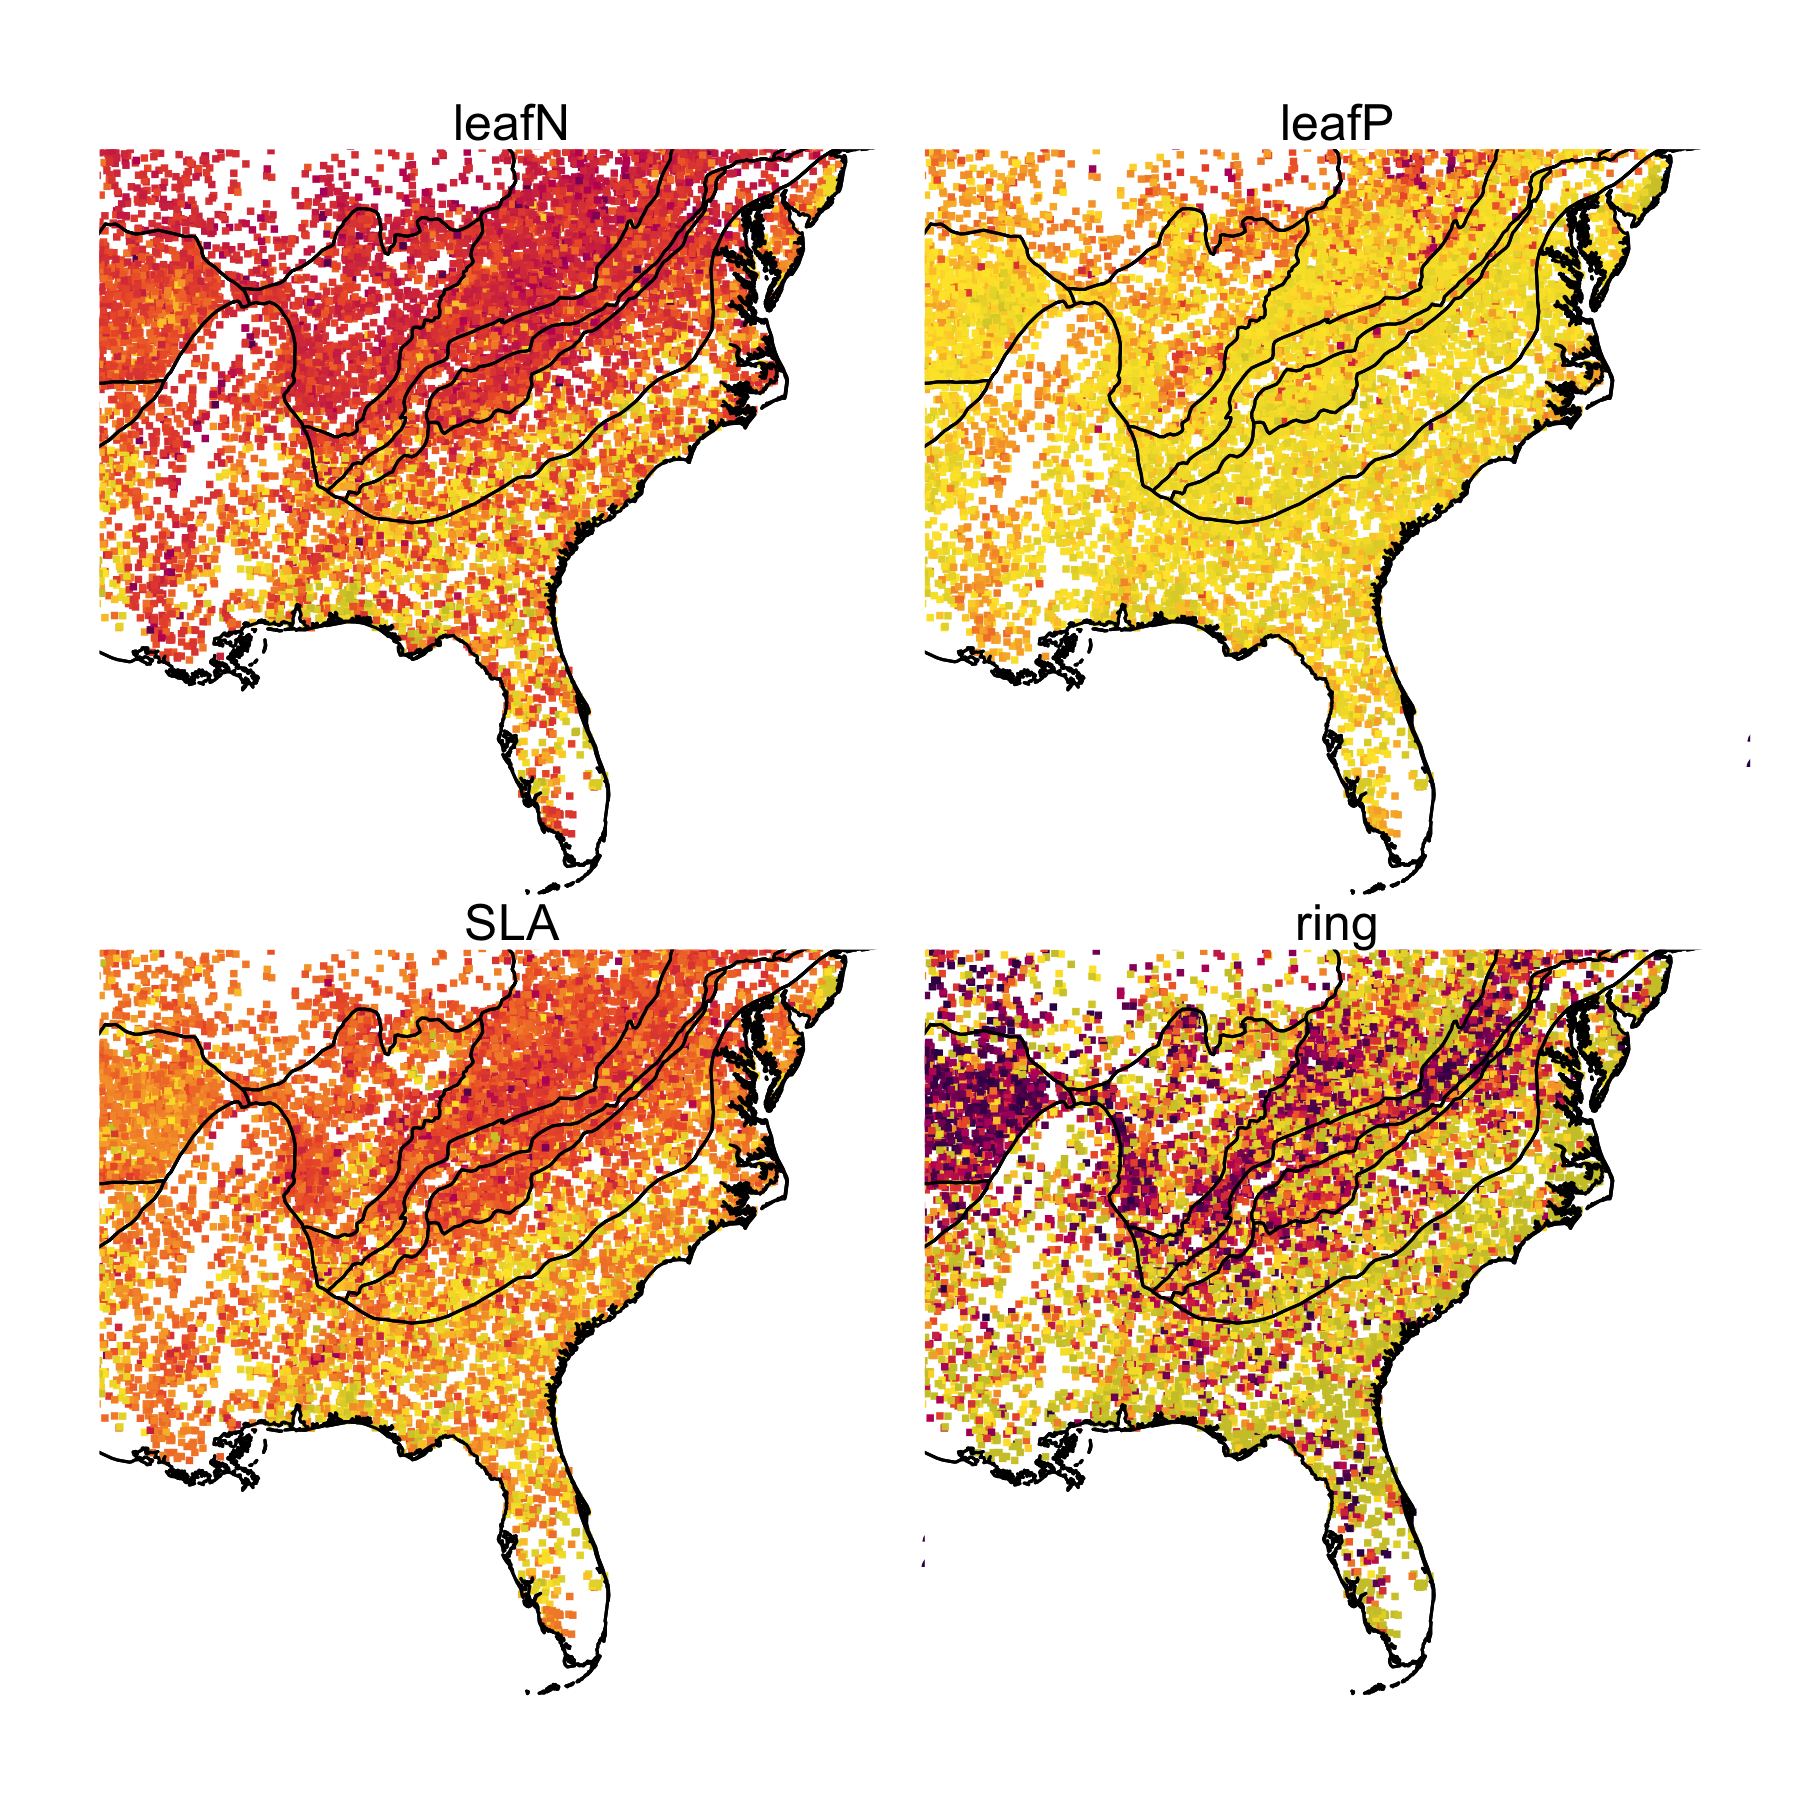

The script that saved this image:
library(gjam)

load('data/forestTraits.RData')
traitTypes <- forestTraits$traitTypes

x <- read.csv('~/Projects/traitsModel/data/post/plotByX.csv')
y <- read.csv('~/Projects/traitsModel/data/post/plotByW.csv')
ww <- match(colnames(y), rownames(forestTraits$specByTrait))
plotByTree <- y[,!is.na(ww)]
ww <- match(colnames(plotByTree), rownames(forestTraits$specByTrait))
specByTrait <- forestTraits$specByTrait[ww,]

dim(specByTrait)

tmp <- gjamSpec2Trait(pbys = plotByTree, 
                      sbyt = specByTrait, 
                      tTypes = traitTypes)

dim(tmp$plotByCWM)


source('~/Projects/procVisData/geoSpatial.R')
source('~/Projects/procVisData/colorProc.R')
source('~/Projects/procVisData/colorSet.R')

png('figures/transFluxFig.HydroTraits.png', res=300, units = 'in', height = 6, width = 6)
par(oma=c(2,2,2,1), mfrow=c(2,2), mar=c(0,0,1,0))
for(traits in c('leafN','leafP','SLA','ring')){
  # plot(NA, xlim=c(-90,-75), ylim=c(25,40), xlab='',ylab='', bty='n', axes=F)
  plot(physio, xlim=c(-90,-75), ylim=c(25,40), axes=F)
  mapColorData(x$plotLon, x$plotLat, tmp$plotByCWM[,traits], 
               colList = colList.Contad, symSize = .4, ADD = T)
mtext(text = traits)
    plot(physio, add=T)
}
# map('usa', add = T)
dev.off()





